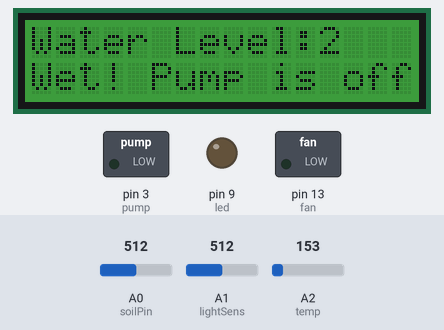
The sketch below on a simulated Arduino Uno, built with avr-gcc and run on an emulated ATmega328P. Parts: 16×2 character LCD, switched loads named in the sketch (green lamp = pin HIGH), output pins drawn as LEDs (lit = HIGH). The inputs (shaded band) are chosen by the test bench; at power-on: A0 (soilPin) = 512, A1 (lightSens) = 512, A2 (temp) = 153. Pins used as bus, display or sensor lines are not drawn; what the sketch prints to the serial monitor is not drawn.

Above: at 1.2 s.
1.3 s: A0 (soilPin) set to 465
10.8 s: A0 (soilPin) set to 438
At 16.2 s:
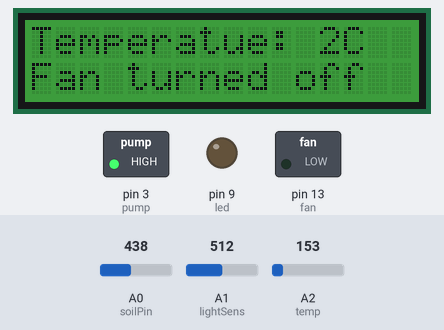
21.5 s: A1 (lightSens) set to 55
At 22.6 s:
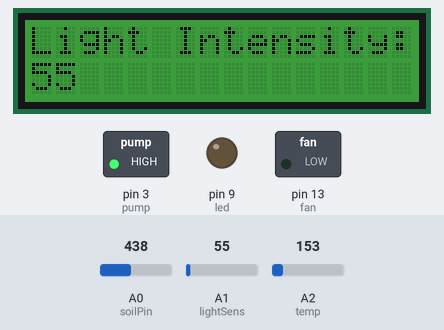
27.0 s: A1 (lightSens) set to 44
At 31.6 s:
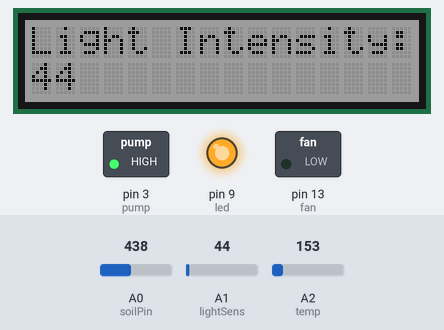
38.3 s: A0 (soilPin) set to 716
At 42.1 s:
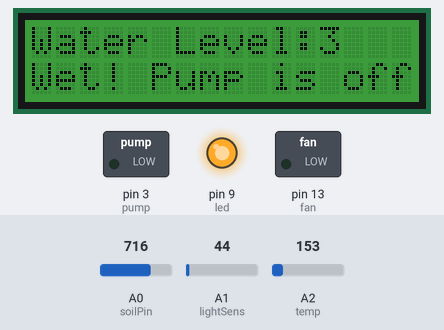
49.0 s: A2 (temp) set to 165
At 53.4 s:
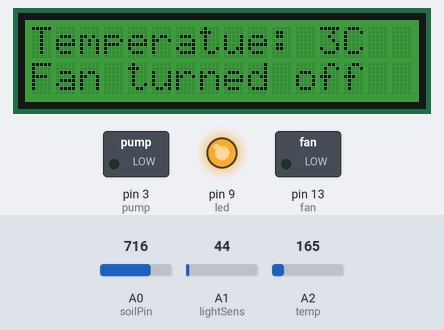
Timing chart, 0 to 54.9 s (numbered marks = the images above; inputs shaded):
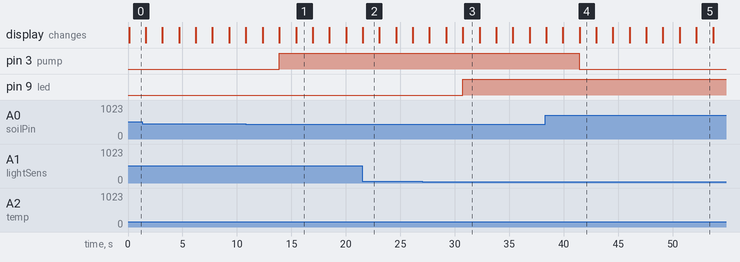

The sketch:

sketch_nov3a.ino
```cpp
#include <Wire.h>
#include "rgb_lcd.h"

int val = 0; //value for storing moisture value
int soilPin = A0;//Declare a variable for the soil moisture sensor
int soilPower = 7;//Variable for Soil moisture Power
const int pump = 3;
const int temp = A2;
const int fan = 13;
const int lightSens = A1; // Analog pin for the light sensor
const int led = 9;           // Digital pin for the LED

const float thresholdTemp = 24.0;
const int thresLight = 50;


// Define the threshold for light level
const int threshold = 50;
//Rather than powering the sensor through the 3.3V or 5V pins,
//we'll use a digital pin to power the sensor. This will
//prevent corrosion of the sensor as it sits in the soil.
rgb_lcd lcd;

void setup()
{
  Serial.begin(9600);
  //Temperature
  pinMode(temp, INPUT);
  pinMode(fan, OUTPUT);

  // LED
  pinMode(lightSens, INPUT);
  pinMode(led, OUTPUT);

  //water pump
  pinMode(pump, OUTPUT);
  digitalWrite(pump, LOW);

  //Soil Moisture
  pinMode(soilPower, OUTPUT);
  digitalWrite(soilPower, LOW);

  //LCD
  lcd.begin(16, 2);
  lcd.setRGB(0, 128, 0);
}

void loop()
{
int soilMoisture = readSoil();
int tC= readTemp();
Serial.print("Soil Moisture = ");
//get soil moisture value from the function below and print it
Serial.println(soilMoisture);
if (soilMoisture<450){
  //  Serial.println("Soil moisture is not enough. Turning on pump.");
   digitalWrite(pump, HIGH);
   lcd.clear();
   lcd.setRGB(255, 0, 0);
   lcd.setCursor(0, 0);
   lcd.print("Water Level:");
   lcd.print(soilMoisture/180, 1);


   lcd.setCursor(0, 1);
   lcd.print("Dry! Pump is on");
}else {
    // Serial.println("Soil moisture is adequate. Turning off pump.");
    digitalWrite(pump, LOW);
    lcd.clear();
    lcd.setRGB(0, 128, 0);
    lcd.setCursor(0, 0);
    lcd.print("Water Level:");
    lcd.print(soilMoisture/180, 1);


    lcd.setCursor(0, 1);
    lcd.print("Wet! Pump is off.");   // Turn off pump
  }

//This 1 second timefrme is used so you can test the sensor and see it change in real-time.
//For in-plant applications, you will want to take readings much less frequently.
delay(1500);

Serial.print("Temperature: ");
Serial.print(tC);
Serial.print(" C ");
lcd.clear();

lcd.setCursor(0, 0);               // Set cursor to top left
lcd.print("Temperatue: ");
lcd.print(tC);
lcd.print("C");
  if (tC > thresholdTemp) {
      digitalWrite(fan, HIGH);    // Turn on the  fan
      lcd.setRGB(255, 0, 0);
      lcd.setCursor(0, 1);
      lcd.print("Fan turned on");
               // Change backlight to red if temperature is high
  } else {
        digitalWrite(fan, LOW);     // Turn off the fan
        lcd.setRGB(0, 128, 0);
        lcd.setCursor(0, 1);
        lcd.print("Fan turned off");       // Change backlight to blue if temperature is normal
    }

    delay(1500); //take a reading every second

    int lightIntensity = analogRead(lightSens);
    Serial.print("Light Intensity: ");
    Serial.println(lightIntensity);
    lcd.clear();
    lcd.setCursor(0, 0);               // Set cursor to top left
    lcd.print("Light Intensity: ");
    lcd.setCursor(0, 1);
    lcd.print(lightIntensity);
    if (lightIntensity < thresLight) {
    // If it's dark, turn on the LED
    digitalWrite(led, HIGH);
    lcd.setRGB(128, 128, 128);

  } else {
    // If it's bright, turn off the LED
    digitalWrite(led, LOW);

  }
  delay(1500);
}
//This is a function used to get the soil moisture content
int readSoil()
{

    digitalWrite(soilPower, HIGH);//turn D7 "On"
    delay(10);//wait 10 milliseconds
    val = analogRead(soilPin);//Read the SIG value form sensor
    digitalWrite(soilPower, LOW);//turn D7 "Off"
    return val;//send current moisture value
}
int readTemp()
{
   float tv = analogRead(temp);
   float tmv = (tv * 5000) / 1024;
   float tc = ((tmv - 500) / 10)*0.1;
   float tcc = (tmv - 500) / 10;
   return tc;
}
```

Measured:
- the behaviour switches between 450 and 449 on A0 (soilPin) (found by bisection; images 0 and 1)
- the behaviour switches between 50 and 49 on A1 (lightSens) (found by bisection; images 2 and 3)
- after the input at 10.8 s, pin 3 (pump): LOW → HIGH after 3.1 s; the display: first differs from a run without the input after 3.1 s (image 1 shows a later state)
- after the input at 27.0 s, pin 9 (led): LOW → HIGH after 3.7 s; the display: first differs from a run without the input after 3.7 s (image 3)
- after the input at 38.3 s, pin 3 (pump): HIGH → LOW after 3.1 s; the display: first differs from a run without the input after 3.2 s (image 4)
- what the display in image 1 shows lasts 1.5 s, from 15.4 s to 16.9 s
